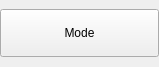
<?xml version="1.0" encoding="UTF-8"?>
<ui version="4.0">
 <class>SchemeSelectionButton</class>
 <widget class="QWidget" name="SchemeSelectionButton">
  <property name="geometry">
   <rect>
    <x>0</x>
    <y>0</y>
    <width>159</width>
    <height>67</height>
   </rect>
  </property>
  <property name="windowTitle">
   <string>Form</string>
  </property>
  <layout class="QVBoxLayout" name="verticalLayout">
   <property name="leftMargin">
    <number>0</number>
   </property>
   <property name="topMargin">
    <number>0</number>
   </property>
   <property name="rightMargin">
    <number>0</number>
   </property>
   <property name="bottomMargin">
    <number>0</number>
   </property>
   <item>
    <widget class="QPushButton" name="mainButton">
     <property name="minimumSize">
      <size>
       <width>48</width>
       <height>48</height>
      </size>
     </property>
     <property name="text">
      <string>Mode</string>
     </property>
    </widget>
   </item>
  </layout>
 </widget>
 <resources/>
 <connections/>
</ui>
